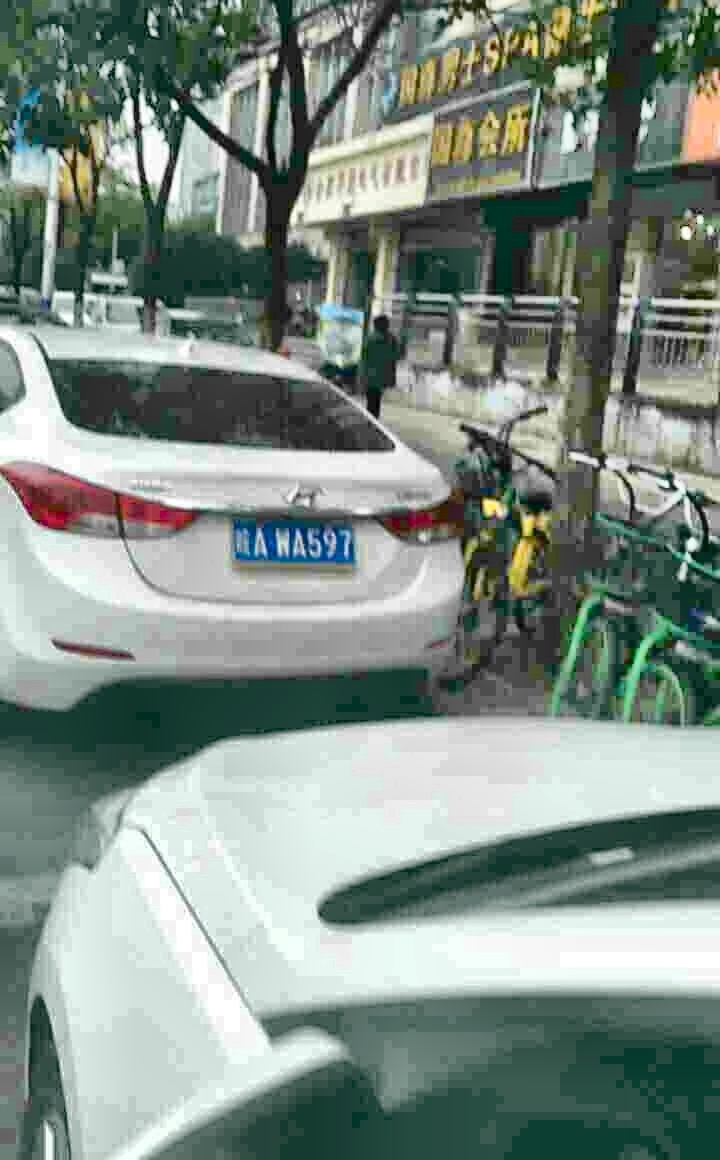
#> input picture data/enhanced_dark_b/0048275862069-90_90-233&517_364&568-361&567_237&564_234&519_358&522-0_0_20_0_29_33_31-97-8.jpg, 720 x 1160 px
$ python -i deskewer.py   (imports and definitions only)   (older library calls are emulated)
#> lines starting #> are read from the running program, lines starting #| are printed output that depends on the picture
"""自动车牌校正（deskew）：不依赖任何标注，只用裁剪图本身的像素信息。

YOLO 检测头输出的是轴对齐矩形（AABB），车牌一旦倾斜/斜视，
AABB 裁剪就会把车身、背景一起带进来，字符也是歪的。

本模块在 AABB 裁剪图内部再做一次“几何归一化”：

    颜色 + 四边形（主路径）
        中国车牌底色（蓝/绿/黄）在 HSV 空间里分离度很高，取最大连通域
        就得到车牌所在区域；对区域拟合四边形（优先四点近似，可表达透视；
        否则退化为最小外接矩形），再四点透视变换拉成正视图。
        变换时把四边形向外扩一圈，避免边界正好压在首尾字符上把字符切掉。

    梯度投影 + 角度搜索（兜底路径，默认关闭）
        白牌、深色牌、逆光、偏色时颜色先验失效。实测该路径精度不足且
        容易把原本能认对的图转坏，因此默认只在显式开启时使用。

重要的使用方式：不要用 deskew() 的单一结果去替换原图。
`candidates()` 同时给出「原图」和「若干净化版」，交给上层用识别器的
CTC 置信度择优。这样拉正只在真的更可信时被采纳，不会把好图改坏
——实测单路替换会掉 1~5 个百分点，而置信度择优能稳定拿到 +1 个百分点。

全程不读取文件名、不使用任何标注信息，纯推理期图像处理。
"""

from dataclasses import dataclass
from typing import List, Optional, Tuple

import cv2
import numpy as np


@dataclass
class DeskewResult:
    """一次校正的结果。image 一定是可直接送识别的 BGR 图。"""

    image: np.ndarray
    applied: bool
    method: str  # color-quad / color-minrect / angle-rotate / none
    angle: float  # 估计出的倾斜角（度）
    corners: Optional[np.ndarray]  # 原图中的车牌四角（TL, TR, BR, BL），旋转路径为 None
    quality: float  # 0~1，越大越可信


IDENTITY_METHOD = "none"


def _order_corners(points: np.ndarray) -> np.ndarray:
    """把任意顺序的四个点整理成 左上、右上、右下、左下（顺时针）。"""
    pts = np.asarray(points, dtype=np.float32).reshape(-1, 2)
    s = pts.sum(axis=1)
    diff = pts[:, 0] - pts[:, 1]
    tl = pts[int(np.argmin(s))]
    br = pts[int(np.argmax(s))]
    tr = pts[int(np.argmax(diff))]  # x 最大、y 最小
    bl = pts[int(np.argmin(diff))]  # x 最小、y 最大
    ordered = np.array([tl, tr, br, bl], dtype=np.float32)
    if len(np.unique(ordered, axis=0)) < 4:
        # 极端情况下点重复，按极角重排兜底
        center = pts.mean(axis=0)
        angles = np.arctan2(pts[:, 1] - center[1], pts[:, 0] - center[0])
        pts = pts[np.argsort(angles)]
        start = int(np.argmin(pts.sum(axis=1)))
        ordered = np.roll(pts, -start, axis=0)
    return ordered


def _quad_metrics(quad: np.ndarray) -> Tuple[float, float, float, float]:
    """返回 (平均宽, 平均高, 宽高比, 平行度误差)。"""
    tl, tr, br, bl = quad
    top = float(np.linalg.norm(tr - tl))
    bottom = float(np.linalg.norm(br - bl))
    left = float(np.linalg.norm(bl - tl))
    right = float(np.linalg.norm(br - tr))
    w = (top + bottom) / 2.0
    h = (left + right) / 2.0
    ratio = w / max(h, 1e-6)
    parallel = max(
        abs(top - bottom) / max(top, bottom, 1e-6),
        abs(left - right) / max(left, right, 1e-6),
    )
    return w, h, ratio, parallel


def _contour_to_quad(contour: np.ndarray) -> Tuple[np.ndarray, str]:
    """轮廓 → 四点。优先四点近似（可表达透视），否则用最小外接矩形。"""
    peri = cv2.arcLength(contour, True)
    approx = cv2.approxPolyDP(contour, 0.02 * peri, True)
    if len(approx) == 4 and cv2.isContourConvex(approx):
        return approx.reshape(4, 2).astype(np.float32), "quad"
    (cx, cy), (w, h), angle = cv2.minAreaRect(contour)
    if w < h:  # 让 w 始终是长边，angle 归到 [-45, 45)
        w, h = h, w
        angle += 90.0
    angle = ((angle + 45.0) % 90.0) - 45.0
    box = cv2.boxPoints(((cx, cy), (w, h), angle))
    return box.astype(np.float32), "minrect"


# [29 lines left out: function _warp_to_frontal, not called in this run]


class PlateDeskewer:
    """把 AABB 裁剪出来的车牌图自动拉正。

    参数:
        max_angle: 颜色路径允许的最大倾角（度），超过认为四边形估计不可靠。
        angle_search_range: 梯度路径的角度搜索范围（度）。
        min_area_ratio: 车牌区域至少占裁剪图的比例。
        min_ratio/max_ratio: 车牌宽高比的合法区间（普通牌约 3.1）。
        max_parallel_error: 四边形对边长度相对误差上限。
        min_apply_angle: 颜色路径倾角小于该值时不再输出候选——此时 AABB
            本身已经贴合，重采样只会带来边界切字风险。
        candidate_pads: 生成候选时用的外扩比例；多个候选一起交给识别器择优。
        enable_rotate: 是否启用梯度投影旋转兜底路径（实测噪声大，默认关闭）。
        min_rotate_angle: 兜底旋转路径的最小有效角度。
        quad_pad: 直接调用 deskew() 时使用的默认外扩比例。
    """

    def __init__(
        self,
        max_angle: float = 40.0,
        angle_search_range: float = 30.0,
        min_area_ratio: float = 0.20,
        min_ratio: float = 1.9,
        max_ratio: float = 6.5,
        max_parallel_error: float = 0.30,
        min_apply_angle: float = 2.0,
        candidate_pads: Tuple[float, ...] = (0.03, 0.05),
        enable_rotate: bool = False,
        min_rotate_angle: float = 6.0,
        quad_pad: float = 0.04,
    ) -> None:
        self.max_angle = max_angle
        self.angle_search_range = angle_search_range
        self.min_area_ratio = min_area_ratio
        self.min_ratio = min_ratio
        self.max_ratio = max_ratio
        self.max_parallel_error = max_parallel_error
        self.min_apply_angle = min_apply_angle
        self.candidate_pads = tuple(candidate_pads) or (quad_pad,)
        self.enable_rotate = enable_rotate
        self.min_rotate_angle = min_rotate_angle
        self.quad_pad = quad_pad

    # ---------------- 路径 A：颜色 + 四边形 ----------------

    def _color_mask(self, bgr: np.ndarray) -> np.ndarray:
        """按车牌底色（蓝/绿/黄）取前景 mask。"""
        hsv = cv2.cvtColor(bgr, cv2.COLOR_BGR2HSV)
        h, s, v = cv2.split(hsv)
        blue = (h >= 95) & (h <= 135) & (s >= 60) & (v >= 40)
        green = (h >= 35) & (h <= 95) & (s >= 55) & (v >= 40)
        yellow = (h >= 10) & (h <= 38) & (s >= 70) & (v >= 90)
        mask = (blue | green | yellow).astype(np.uint8) * 255
        k = max(3, int(round(min(bgr.shape[:2]) * 0.05)))
        kernel = cv2.getStructuringElement(cv2.MORPH_ELLIPSE, (k, k))
        mask = cv2.morphologyEx(mask, cv2.MORPH_CLOSE, kernel)
        mask = cv2.morphologyEx(mask, cv2.MORPH_OPEN, np.ones((3, 3), np.uint8))
        return mask

    def _pick_region(self, mask: np.ndarray, image_area: float) -> Optional[np.ndarray]:
        contours, _ = cv2.findContours(mask, cv2.RETR_EXTERNAL, cv2.CHAIN_APPROX_SIMPLE)
        if not contours:
            return None
        candidates = [
            c for c in contours if cv2.contourArea(c) >= image_area * self.min_area_ratio
        ]
        if not candidates:
            return None
        return max(candidates, key=cv2.contourArea)

    def _evaluate(self, quad: np.ndarray, image_area: float) -> Optional[float]:
        """校验四边形是否像车牌，像则返回 0~1 的质量分，否则 None。"""
        quad = _order_corners(quad)
        w, h, ratio, parallel = _quad_metrics(quad)
        if h <= 2 or w <= 2:
            return None
        area_ratio = cv2.contourArea(quad.astype(np.float32)) / image_area
        if area_ratio < self.min_area_ratio:
            return None
        if not (self.min_ratio <= ratio <= self.max_ratio):
            return None
        if parallel > self.max_parallel_error:
            return None
        angle = float(np.degrees(np.arctan2(quad[1][1] - quad[0][1], quad[1][0] - quad[0][0])))
        if abs(angle) > self.max_angle:
            return None
        ratio_score = max(0.0, 1.0 - abs(ratio - 3.1) / 3.1)
        quality = 0.6 * min(1.0, area_ratio / 0.75) + 0.4 * ratio_score
        return float(quality)

    def _try_color(
        self, bgr: np.ndarray, pad: Optional[float] = None, force: bool = False
    ) -> Optional[DeskewResult]:
        image_area = float(bgr.shape[0] * bgr.shape[1])
        contour = self._pick_region(self._color_mask(bgr), image_area)
        if contour is None:
            return None
        quad, shape_kind = _contour_to_quad(contour)
        quality = self._evaluate(quad, image_area)
        if quality is None:
            return None
        quad = _order_corners(quad)
        angle = float(np.degrees(np.arctan2(quad[1][1] - quad[0][1], quad[1][0] - quad[0][0])))
        if not force and abs(angle) < self.min_apply_angle:
            # 车牌已经基本横平，AABB 裁剪就是最优输入；强行重采样只会切字
            return None
        warped = _warp_to_frontal(bgr, quad, pad=self.quad_pad if pad is None else pad)
        if warped.size == 0 or warped.shape[0] < 6 or warped.shape[1] < 12:
            return None
        return DeskewResult(
            image=warped,
            applied=True,
            method=f"color-{shape_kind}",
            angle=angle,
            corners=quad,
            quality=quality,
        )

    # ---------------- 路径 B：梯度投影 + 角度搜索 ----------------

    # [61 lines left out: functions _row_peak_score, _search_angle, _try_rotate, not called in this run]

    # ---------------- 对外接口 ----------------

    def candidates(self, bgr: np.ndarray) -> List[DeskewResult]:
        """给出若干候选图，第一个恒为原图（identity）。

        上层应对每个候选都跑一次识别，取 CTC 置信度最高的结果。
        这是本模块推荐的使用方式：拉正只是「多提供一个视角」，
        而不是强行覆盖原始像素，因此不可能把原本认对的图改坏。
        """
        if bgr is None or bgr.size == 0 or bgr.ndim != 3:
            return [DeskewResult(bgr, False, IDENTITY_METHOD, 0.0, None, 0.0)]

        results = [DeskewResult(bgr, False, IDENTITY_METHOD, 0.0, None, 0.0)]
        seen = set()
        for pad in self.candidate_pads:
            result = self._try_color(bgr, pad=pad)
            if result is None:
                continue
            # 同一四边形、不同外扩比例是不同的候选，必须都保留；
            # 只有 method + 角度 + 外扩比例全都一样才算重复
            key = (result.method, round(result.angle, 1), round(pad, 4))
            if key in seen:
                continue
            seen.add(key)
            results.append(result)
        if self.enable_rotate:
            rotated = self._try_rotate(bgr)
            if rotated is not None:
                results.append(rotated)
        return results

    # [15 lines left out: function deskew, not called in this run]

>>> import cv2
>>> picture = cv2.imread('../../../data/enhanced_dark_b/0048275862069-90_90-233&517_364&568-361&567_237&564_234&519_358&522-0_0_20_0_29_33_31-97-8.jpg')
#> picture is the input picture: shape (1160, 720, 3); mean B, G, R 133.4, 141.4, 127.4
>>> result = PlateDeskewer().candidates(picture)
#> the loop in candidates, `for pad in self.candidate_pads:` made 2 passes
#> pass 1, in _color_mask, `h, s, v = cv2.split(hsv)`:
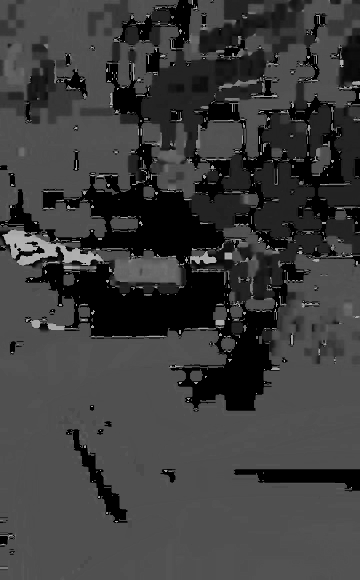
#> h: shape (1160, 720) (shown at 1/2 size); min 0, max 179, mean 60.5
#> pass 1, in _color_mask, `h, s, v = cv2.split(hsv)`:
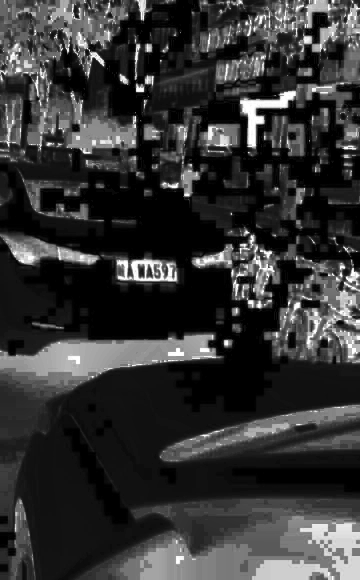
#> s: shape (1160, 720) (shown at 1/2 size); min 0, max 255, mean 52.1
#> pass 1, in _color_mask, `h, s, v = cv2.split(hsv)`:
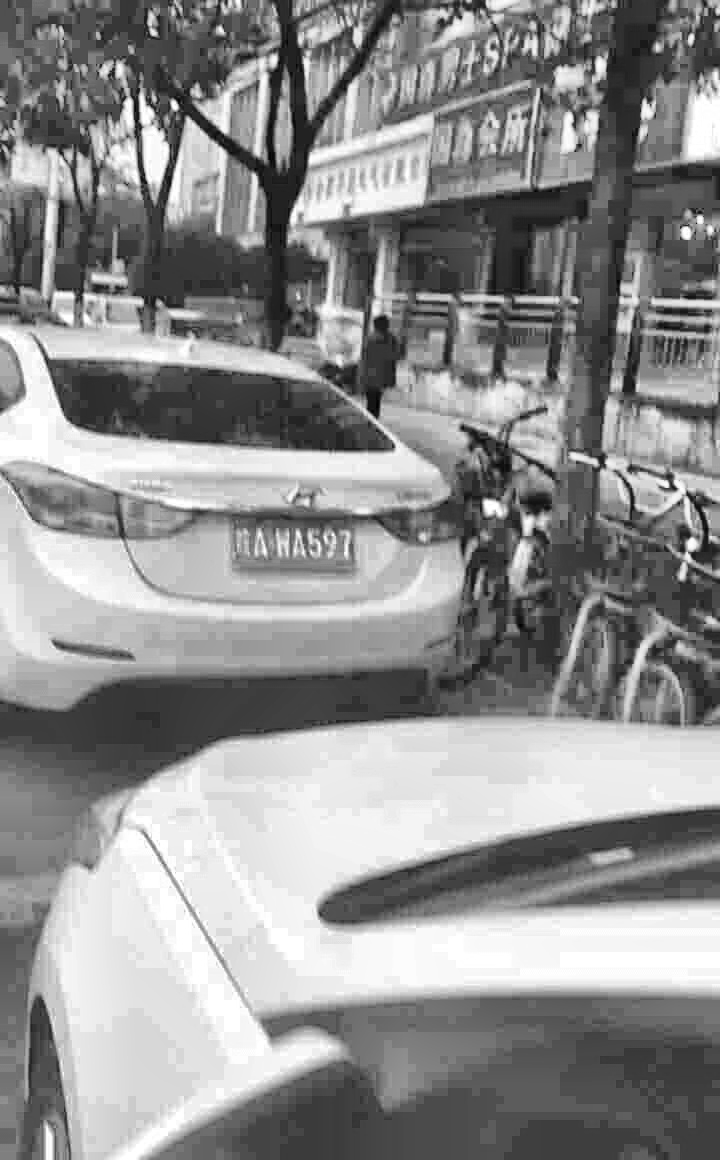
#> v: shape (1160, 720); min 0, max 255, mean 143
#> after the loop in candidates, `for pad in self.candidate_pads:`: results = 1 item; seen = 0 items
#> result = 1 item
